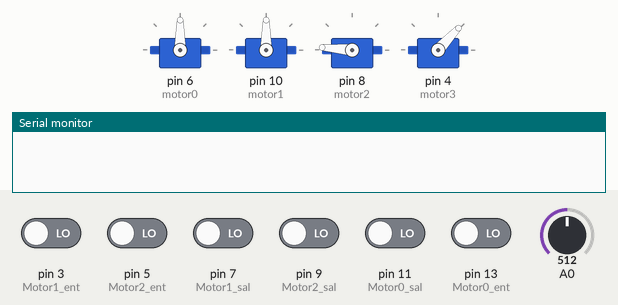
Recording of a program running on a simulated Arduino Uno, built with avr-gcc and run on an emulated ATmega328P. On the bench: 4 × servo, the last lines printed to the serial monitor. Inputs (shaded band) come from the test bench; at power-on: pin 3 (Motor1_ent), pin 5 (Motor2_ent), pin 7 (Motor1_sal), pin 9 (Motor2_sal), pin 11 (Motor0_sal), pin 13 (Motor0_ent) LOW, A0 = 512.

Above: at 3.2 s.
3.3 s: pin 3 (Motor1_ent) driven HIGH
At 5.2 s:
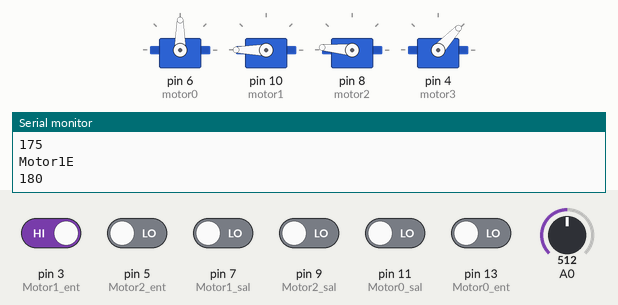
6.3 s: pin 9 (Motor2_sal) driven HIGH
At 7.5 s:
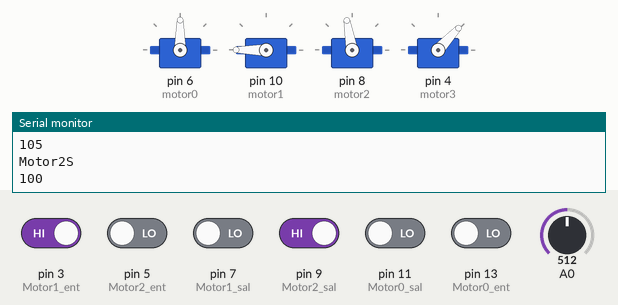
9.3 s: pin 11 (Motor0_sal) driven HIGH
At 10.3 s:
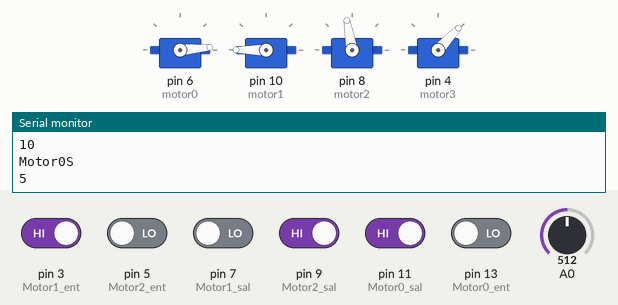
12.3 s: A0 set to 716
At 13.3 s:
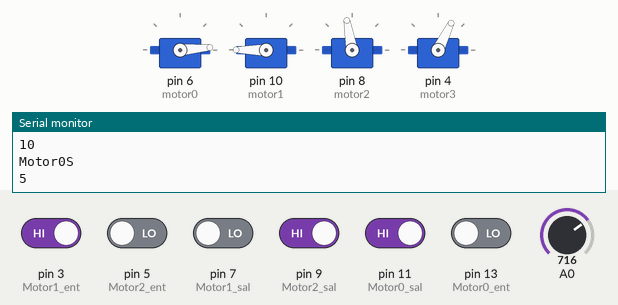
13.8 s: pin 7 (Motor1_sal) driven HIGH
At 14.7 s:
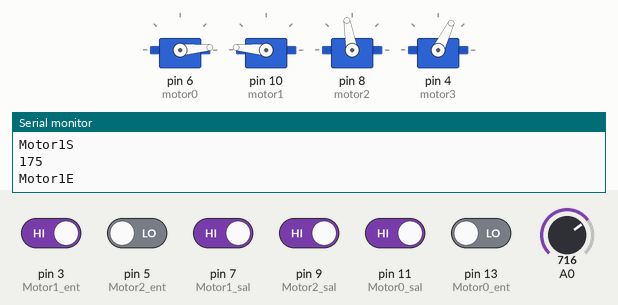
15.3 s: A0 set to 511
At 16.2 s:
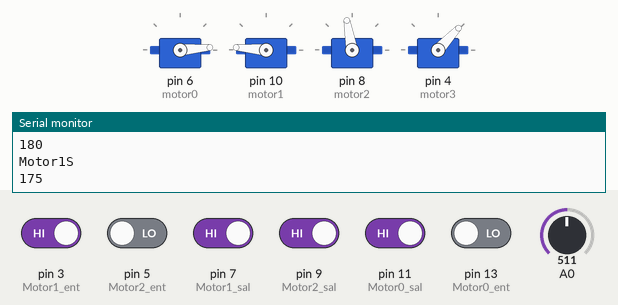
Timing chart, 0 to 17.8 s (numbered marks = the images above; inputs shaded):
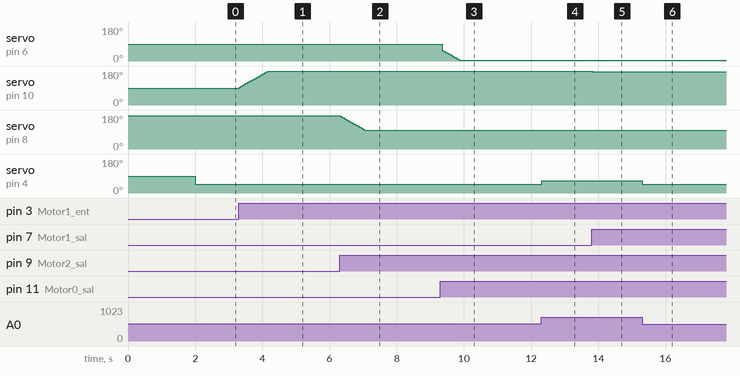

The program:

main.cpp
```cpp
#include <Arduino.h>
#include <Servo.h>


/*  Definicion de Servos    */

Servo motor0;
Servo motor1;
Servo motor2;
Servo motor3;


/*    Pines de entrada    */

int Motor0_ent = 13;
char Motor0_sal = 11;
char Motor1_ent = 3;
char Motor1_sal = 7;
char Motor2_ent = 5;
char Motor2_sal = 9;
int Posicion_garra = 50;


/*  Variables de posicion   */

int Pmotor0 = 60;
int Pmotor1 = 90;
int Pmotor2 = 175;


void movimiento(){

              /*  MOTOR 0  */

    if (digitalRead(Motor0_ent) == HIGH){
        if (Pmotor0 < 175) {
            Pmotor0 = Pmotor0 +  5;
            motor0.write(Pmotor0);
            Serial.println("Motor0E");
            Serial.println(Pmotor0);


        }

    }

    if (digitalRead(Motor0_sal) == HIGH){
        if (Pmotor0 > 5){
            Pmotor0 = Pmotor0 -  5;
            motor0.write(Pmotor0);
            Serial.println("Motor0S");
            Serial.println(Pmotor0);
        }
    }


            /*  MOTOR 1  */

    if (digitalRead(Motor1_ent) == HIGH){
        if (Pmotor1 < 180) {
            Pmotor1 = Pmotor1 +  5;
            motor1.write(Pmotor1);
            Serial.println("Motor1E");
            Serial.println(Pmotor1);


        }

    }

    if (digitalRead(Motor1_sal) == HIGH){
        if (Pmotor1 > 5){
            Pmotor1 = Pmotor1 -  5;
            motor1.write(Pmotor1);
            Serial.println("Motor1S");
            Serial.println(Pmotor1);
        }
    }


              /*  MOTOR 2  */

     if (digitalRead(Motor2_ent) == HIGH){
        if (Pmotor2 < 180) {
            Pmotor2 = Pmotor2 +  5;
            motor2.write(Pmotor2);
            Serial.println("Motor2E");
            Serial.println(Pmotor2);


        }

    }

    if (digitalRead(Motor2_sal) == HIGH){
        if (Pmotor2 > 100){
            Pmotor2 = Pmotor2 -  5;
            motor2.write(Pmotor2);
            Serial.println("Motor2S");
            Serial.println(Pmotor2);
        }

    }

    Posicion_garra = analogRead(A0);
    //Serial.println(map(Posicion_garra,0,1024,5,90));


    motor3.write(map(Posicion_garra,0,1024,5,90));


}


void setup() {

    Serial.begin(9600);


/*   Definicion de pines   */

    pinMode(Motor0_ent,INPUT);
    pinMode(Motor0_sal,INPUT);

    pinMode(Motor1_ent,INPUT);
    pinMode(Motor1_sal,INPUT);

    pinMode(Motor2_ent,INPUT);
    pinMode(Motor2_sal,INPUT);


    motor0.attach(6,500,2300);
    motor1.attach(10,500,2400);
    motor2.attach(8,500,2400);
    motor3.attach(4,500,2400);

motor2.write(Pmotor2);
delay(2000);

}

void loop() {

movimiento();


delay(50);

}
```

Measured:
- after the input at 3.3 s, servo on pin 10 (motor1): moves from 90° to 180° over 0.86 s, starting at once
- after the input at 6.3 s, servo on pin 8 (motor2): moves from 175° to 100° over 0.71 s, starting at once
- after the input at 9.3 s, servo on pin 6 (motor0): moves from 90° to 5° over 0.51 s, starting after 0.05 s
- after the input at 12.3 s, servo on pin 4 (motor3): 47° → 64° at once
- after the input at 13.8 s, servo on pin 10 (motor1): 180° → 175° at once
- after the input at 15.3 s, servo on pin 4 (motor3): 64° → 47° at once
